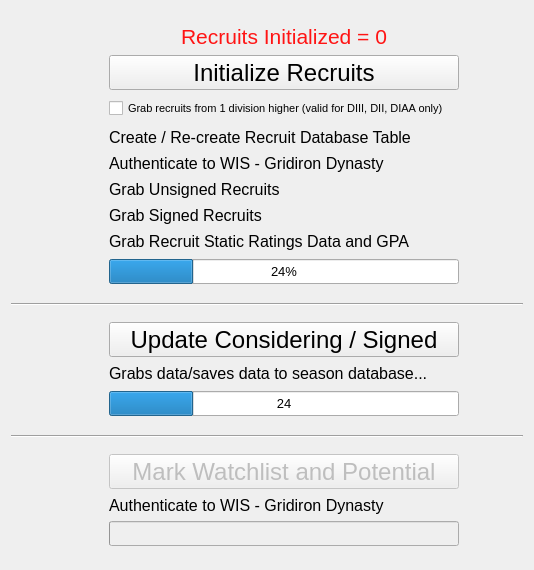
<?xml version="1.0" encoding="UTF-8"?>
<ui version="4.0">
 <class>WidgetGrabSeasonData</class>
 <widget class="QWidget" name="WidgetGrabSeasonData">
  <property name="windowModality">
   <enum>Qt::ApplicationModal</enum>
  </property>
  <property name="geometry">
   <rect>
    <x>0</x>
    <y>0</y>
    <width>534</width>
    <height>570</height>
   </rect>
  </property>
  <property name="sizePolicy">
   <sizepolicy hsizetype="Fixed" vsizetype="Fixed">
    <horstretch>0</horstretch>
    <verstretch>0</verstretch>
   </sizepolicy>
  </property>
  <property name="minimumSize">
   <size>
    <width>534</width>
    <height>570</height>
   </size>
  </property>
  <property name="maximumSize">
   <size>
    <width>534</width>
    <height>570</height>
   </size>
  </property>
  <property name="font">
   <font>
    <family>Arial</family>
    <pointsize>10</pointsize>
   </font>
  </property>
  <property name="windowTitle">
   <string>Grab Recruit Data</string>
  </property>
  <layout class="QGridLayout" name="gridLayout_2">
   <item row="0" column="0">
    <layout class="QGridLayout" name="gridLayout">
     <item row="9" column="0">
      <spacer name="verticalSpacer_10">
       <property name="orientation">
        <enum>Qt::Vertical</enum>
       </property>
       <property name="sizeType">
        <enum>QSizePolicy::Fixed</enum>
       </property>
       <property name="sizeHint" stdset="0">
        <size>
         <width>20</width>
         <height>20</height>
        </size>
       </property>
      </spacer>
     </item>
     <item row="7" column="3">
      <widget class="QLabel" name="labelGrabUnsigned">
       <property name="sizePolicy">
        <sizepolicy hsizetype="Fixed" vsizetype="Fixed">
         <horstretch>0</horstretch>
         <verstretch>0</verstretch>
        </sizepolicy>
       </property>
       <property name="minimumSize">
        <size>
         <width>350</width>
         <height>20</height>
        </size>
       </property>
       <property name="maximumSize">
        <size>
         <width>350</width>
         <height>20</height>
        </size>
       </property>
       <property name="font">
        <font>
         <family>Arial</family>
         <pointsize>12</pointsize>
        </font>
       </property>
       <property name="text">
        <string>Grab Unsigned Recruits</string>
       </property>
      </widget>
     </item>
     <item row="21" column="0">
      <spacer name="verticalSpacer_16">
       <property name="orientation">
        <enum>Qt::Vertical</enum>
       </property>
       <property name="sizeType">
        <enum>QSizePolicy::Fixed</enum>
       </property>
       <property name="sizeHint" stdset="0">
        <size>
         <width>20</width>
         <height>20</height>
        </size>
       </property>
      </spacer>
     </item>
     <item row="8" column="3">
      <widget class="QLabel" name="labelGrabSigned">
       <property name="sizePolicy">
        <sizepolicy hsizetype="Fixed" vsizetype="Fixed">
         <horstretch>0</horstretch>
         <verstretch>0</verstretch>
        </sizepolicy>
       </property>
       <property name="minimumSize">
        <size>
         <width>350</width>
         <height>20</height>
        </size>
       </property>
       <property name="maximumSize">
        <size>
         <width>350</width>
         <height>20</height>
        </size>
       </property>
       <property name="font">
        <font>
         <family>Arial</family>
         <pointsize>12</pointsize>
        </font>
       </property>
       <property name="text">
        <string>Grab Signed Recruits</string>
       </property>
      </widget>
     </item>
     <item row="17" column="3">
      <spacer name="verticalSpacer_2">
       <property name="orientation">
        <enum>Qt::Vertical</enum>
       </property>
       <property name="sizeType">
        <enum>QSizePolicy::Fixed</enum>
       </property>
       <property name="sizeHint" stdset="0">
        <size>
         <width>20</width>
         <height>10</height>
        </size>
       </property>
      </spacer>
     </item>
     <item row="10" column="0">
      <spacer name="verticalSpacer_11">
       <property name="orientation">
        <enum>Qt::Vertical</enum>
       </property>
       <property name="sizeType">
        <enum>QSizePolicy::Fixed</enum>
       </property>
       <property name="sizeHint" stdset="0">
        <size>
         <width>20</width>
         <height>30</height>
        </size>
       </property>
      </spacer>
     </item>
     <item row="15" column="0">
      <spacer name="verticalSpacer_13">
       <property name="orientation">
        <enum>Qt::Vertical</enum>
       </property>
       <property name="sizeType">
        <enum>QSizePolicy::Fixed</enum>
       </property>
       <property name="sizeHint" stdset="0">
        <size>
         <width>20</width>
         <height>20</height>
        </size>
       </property>
      </spacer>
     </item>
     <item row="20" column="0">
      <spacer name="verticalSpacer_15">
       <property name="orientation">
        <enum>Qt::Vertical</enum>
       </property>
       <property name="sizeType">
        <enum>QSizePolicy::Fixed</enum>
       </property>
       <property name="sizeHint" stdset="0">
        <size>
         <width>20</width>
         <height>35</height>
        </size>
       </property>
      </spacer>
     </item>
     <item row="7" column="0">
      <spacer name="verticalSpacer_8">
       <property name="orientation">
        <enum>Qt::Vertical</enum>
       </property>
       <property name="sizeType">
        <enum>QSizePolicy::Fixed</enum>
       </property>
       <property name="sizeHint" stdset="0">
        <size>
         <width>20</width>
         <height>20</height>
        </size>
       </property>
      </spacer>
     </item>
     <item row="5" column="3">
      <widget class="QLabel" name="labelAuthWIS">
       <property name="sizePolicy">
        <sizepolicy hsizetype="Fixed" vsizetype="Fixed">
         <horstretch>0</horstretch>
         <verstretch>0</verstretch>
        </sizepolicy>
       </property>
       <property name="minimumSize">
        <size>
         <width>350</width>
         <height>20</height>
        </size>
       </property>
       <property name="maximumSize">
        <size>
         <width>350</width>
         <height>20</height>
        </size>
       </property>
       <property name="font">
        <font>
         <family>Arial</family>
         <pointsize>12</pointsize>
        </font>
       </property>
       <property name="text">
        <string>Authenticate to WIS - Gridiron Dynasty</string>
       </property>
      </widget>
     </item>
     <item row="7" column="2">
      <widget class="QLabel" name="labelCheckMarkGrabUnsigned">
       <property name="sizePolicy">
        <sizepolicy hsizetype="Fixed" vsizetype="Fixed">
         <horstretch>0</horstretch>
         <verstretch>0</verstretch>
        </sizepolicy>
       </property>
       <property name="minimumSize">
        <size>
         <width>20</width>
         <height>20</height>
        </size>
       </property>
       <property name="maximumSize">
        <size>
         <width>20</width>
         <height>20</height>
        </size>
       </property>
       <property name="text">
        <string/>
       </property>
       <property name="pixmap">
        <pixmap>../images/checkmark_1.png</pixmap>
       </property>
       <property name="scaledContents">
        <bool>true</bool>
       </property>
      </widget>
     </item>
     <item row="0" column="0">
      <spacer name="horizontalSpacer">
       <property name="orientation">
        <enum>Qt::Horizontal</enum>
       </property>
       <property name="sizeType">
        <enum>QSizePolicy::Fixed</enum>
       </property>
       <property name="sizeHint" stdset="0">
        <size>
         <width>40</width>
         <height>20</height>
        </size>
       </property>
      </spacer>
     </item>
     <item row="16" column="0">
      <spacer name="verticalSpacer_14">
       <property name="orientation">
        <enum>Qt::Vertical</enum>
       </property>
       <property name="sizeType">
        <enum>QSizePolicy::Fixed</enum>
       </property>
       <property name="sizeHint" stdset="0">
        <size>
         <width>20</width>
         <height>30</height>
        </size>
       </property>
      </spacer>
     </item>
     <item row="15" column="3">
      <widget class="QLabel" name="labelUpdateStatusText">
       <property name="sizePolicy">
        <sizepolicy hsizetype="Fixed" vsizetype="Fixed">
         <horstretch>0</horstretch>
         <verstretch>0</verstretch>
        </sizepolicy>
       </property>
       <property name="minimumSize">
        <size>
         <width>350</width>
         <height>20</height>
        </size>
       </property>
       <property name="maximumSize">
        <size>
         <width>350</width>
         <height>20</height>
        </size>
       </property>
       <property name="font">
        <font>
         <family>Arial</family>
         <pointsize>12</pointsize>
        </font>
       </property>
       <property name="text">
        <string>Grabs data/saves data to season database...</string>
       </property>
      </widget>
     </item>
     <item row="5" column="0">
      <spacer name="verticalSpacer_7">
       <property name="orientation">
        <enum>Qt::Vertical</enum>
       </property>
       <property name="sizeType">
        <enum>QSizePolicy::Fixed</enum>
       </property>
       <property name="sizeHint" stdset="0">
        <size>
         <width>20</width>
         <height>20</height>
        </size>
       </property>
      </spacer>
     </item>
     <item row="0" column="4">
      <spacer name="horizontalSpacer_2">
       <property name="orientation">
        <enum>Qt::Horizontal</enum>
       </property>
       <property name="sizeType">
        <enum>QSizePolicy::Fixed</enum>
       </property>
       <property name="sizeHint" stdset="0">
        <size>
         <width>60</width>
         <height>20</height>
        </size>
       </property>
      </spacer>
     </item>
     <item row="14" column="0">
      <spacer name="verticalSpacer_12">
       <property name="orientation">
        <enum>Qt::Vertical</enum>
       </property>
       <property name="sizeType">
        <enum>QSizePolicy::Fixed</enum>
       </property>
       <property name="sizeHint" stdset="0">
        <size>
         <width>20</width>
         <height>35</height>
        </size>
       </property>
      </spacer>
     </item>
     <item row="5" column="1">
      <widget class="QLabel" name="labelCheckMarkAuthWIS_Error">
       <property name="sizePolicy">
        <sizepolicy hsizetype="Fixed" vsizetype="Fixed">
         <horstretch>0</horstretch>
         <verstretch>0</verstretch>
        </sizepolicy>
       </property>
       <property name="minimumSize">
        <size>
         <width>20</width>
         <height>20</height>
        </size>
       </property>
       <property name="maximumSize">
        <size>
         <width>20</width>
         <height>20</height>
        </size>
       </property>
       <property name="text">
        <string/>
       </property>
       <property name="pixmap">
        <pixmap>../images/x_icon.png</pixmap>
       </property>
       <property name="scaledContents">
        <bool>true</bool>
       </property>
      </widget>
     </item>
     <item row="1" column="0">
      <spacer name="verticalSpacer_5">
       <property name="orientation">
        <enum>Qt::Vertical</enum>
       </property>
       <property name="sizeType">
        <enum>QSizePolicy::Fixed</enum>
       </property>
       <property name="sizeHint" stdset="0">
        <size>
         <width>20</width>
         <height>35</height>
        </size>
       </property>
      </spacer>
     </item>
     <item row="22" column="3">
      <widget class="QProgressBar" name="progressBarMarkWatchlist">
       <property name="enabled">
        <bool>false</bool>
       </property>
       <property name="sizePolicy">
        <sizepolicy hsizetype="Fixed" vsizetype="Fixed">
         <horstretch>0</horstretch>
         <verstretch>0</verstretch>
        </sizepolicy>
       </property>
       <property name="minimumSize">
        <size>
         <width>350</width>
         <height>25</height>
        </size>
       </property>
       <property name="maximumSize">
        <size>
         <width>350</width>
         <height>25</height>
        </size>
       </property>
       <property name="font">
        <font>
         <family>Arial</family>
         <pointsize>10</pointsize>
        </font>
       </property>
       <property name="minimum">
        <number>0</number>
       </property>
       <property name="maximum">
        <number>100</number>
       </property>
       <property name="value">
        <number>-1</number>
       </property>
       <property name="textVisible">
        <bool>true</bool>
       </property>
      </widget>
     </item>
     <item row="14" column="3">
      <widget class="QPushButton" name="pushButtonUpdateConsideringSigned">
       <property name="sizePolicy">
        <sizepolicy hsizetype="Fixed" vsizetype="Fixed">
         <horstretch>0</horstretch>
         <verstretch>0</verstretch>
        </sizepolicy>
       </property>
       <property name="minimumSize">
        <size>
         <width>350</width>
         <height>35</height>
        </size>
       </property>
       <property name="maximumSize">
        <size>
         <width>350</width>
         <height>35</height>
        </size>
       </property>
       <property name="font">
        <font>
         <family>Arial</family>
         <pointsize>18</pointsize>
        </font>
       </property>
       <property name="text">
        <string>Update Considering / Signed</string>
       </property>
      </widget>
     </item>
     <item row="8" column="2">
      <widget class="QLabel" name="labelCheckMarkGrabSigned">
       <property name="sizePolicy">
        <sizepolicy hsizetype="Fixed" vsizetype="Fixed">
         <horstretch>0</horstretch>
         <verstretch>0</verstretch>
        </sizepolicy>
       </property>
       <property name="minimumSize">
        <size>
         <width>20</width>
         <height>20</height>
        </size>
       </property>
       <property name="maximumSize">
        <size>
         <width>20</width>
         <height>20</height>
        </size>
       </property>
       <property name="text">
        <string/>
       </property>
       <property name="pixmap">
        <pixmap>../images/checkmark_1.png</pixmap>
       </property>
       <property name="scaledContents">
        <bool>true</bool>
       </property>
      </widget>
     </item>
     <item row="21" column="3">
      <widget class="QLabel" name="labelAuthWIS_MarkRecruits">
       <property name="sizePolicy">
        <sizepolicy hsizetype="Fixed" vsizetype="Fixed">
         <horstretch>0</horstretch>
         <verstretch>0</verstretch>
        </sizepolicy>
       </property>
       <property name="minimumSize">
        <size>
         <width>350</width>
         <height>20</height>
        </size>
       </property>
       <property name="maximumSize">
        <size>
         <width>350</width>
         <height>20</height>
        </size>
       </property>
       <property name="font">
        <font>
         <family>Arial</family>
         <pointsize>12</pointsize>
        </font>
       </property>
       <property name="text">
        <string>Authenticate to WIS - Gridiron Dynasty</string>
       </property>
      </widget>
     </item>
     <item row="20" column="3">
      <widget class="QPushButton" name="pushButtonMarkRecruitsFromWatchlist">
       <property name="enabled">
        <bool>false</bool>
       </property>
       <property name="sizePolicy">
        <sizepolicy hsizetype="Fixed" vsizetype="Fixed">
         <horstretch>0</horstretch>
         <verstretch>0</verstretch>
        </sizepolicy>
       </property>
       <property name="minimumSize">
        <size>
         <width>350</width>
         <height>35</height>
        </size>
       </property>
       <property name="maximumSize">
        <size>
         <width>350</width>
         <height>35</height>
        </size>
       </property>
       <property name="font">
        <font>
         <family>Arial</family>
         <pointsize>18</pointsize>
        </font>
       </property>
       <property name="text">
        <string>Mark Watchlist and Potential</string>
       </property>
      </widget>
     </item>
     <item row="21" column="1">
      <widget class="QLabel" name="labelCheckMarkAuthWIS_Error_MarkRecruits">
       <property name="sizePolicy">
        <sizepolicy hsizetype="Fixed" vsizetype="Fixed">
         <horstretch>0</horstretch>
         <verstretch>0</verstretch>
        </sizepolicy>
       </property>
       <property name="minimumSize">
        <size>
         <width>20</width>
         <height>20</height>
        </size>
       </property>
       <property name="maximumSize">
        <size>
         <width>20</width>
         <height>20</height>
        </size>
       </property>
       <property name="text">
        <string/>
       </property>
       <property name="pixmap">
        <pixmap>../images/x_icon.png</pixmap>
       </property>
       <property name="scaledContents">
        <bool>true</bool>
       </property>
      </widget>
     </item>
     <item row="15" column="2">
      <widget class="QLabel" name="labelCheckmarkUpdateConsidering">
       <property name="sizePolicy">
        <sizepolicy hsizetype="Fixed" vsizetype="Fixed">
         <horstretch>0</horstretch>
         <verstretch>0</verstretch>
        </sizepolicy>
       </property>
       <property name="minimumSize">
        <size>
         <width>20</width>
         <height>20</height>
        </size>
       </property>
       <property name="maximumSize">
        <size>
         <width>20</width>
         <height>20</height>
        </size>
       </property>
       <property name="text">
        <string/>
       </property>
       <property name="pixmap">
        <pixmap>../images/checkmark_1.png</pixmap>
       </property>
       <property name="scaledContents">
        <bool>true</bool>
       </property>
      </widget>
     </item>
     <item row="9" column="2">
      <widget class="QLabel" name="labelCheckMarkGrabStaticData">
       <property name="sizePolicy">
        <sizepolicy hsizetype="Fixed" vsizetype="Fixed">
         <horstretch>0</horstretch>
         <verstretch>0</verstretch>
        </sizepolicy>
       </property>
       <property name="minimumSize">
        <size>
         <width>20</width>
         <height>20</height>
        </size>
       </property>
       <property name="maximumSize">
        <size>
         <width>20</width>
         <height>20</height>
        </size>
       </property>
       <property name="text">
        <string/>
       </property>
       <property name="pixmap">
        <pixmap>../images/checkmark_1.png</pixmap>
       </property>
       <property name="scaledContents">
        <bool>true</bool>
       </property>
      </widget>
     </item>
     <item row="9" column="3">
      <widget class="QLabel" name="labelGrabStaticData">
       <property name="sizePolicy">
        <sizepolicy hsizetype="Fixed" vsizetype="Fixed">
         <horstretch>0</horstretch>
         <verstretch>0</verstretch>
        </sizepolicy>
       </property>
       <property name="minimumSize">
        <size>
         <width>350</width>
         <height>20</height>
        </size>
       </property>
       <property name="maximumSize">
        <size>
         <width>350</width>
         <height>20</height>
        </size>
       </property>
       <property name="font">
        <font>
         <family>Arial</family>
         <pointsize>12</pointsize>
        </font>
       </property>
       <property name="text">
        <string>Grab Recruit Static Ratings Data and GPA</string>
       </property>
      </widget>
     </item>
     <item row="0" column="2">
      <spacer name="horizontalSpacer_4">
       <property name="orientation">
        <enum>Qt::Horizontal</enum>
       </property>
       <property name="sizeType">
        <enum>QSizePolicy::Fixed</enum>
       </property>
       <property name="sizeHint" stdset="0">
        <size>
         <width>20</width>
         <height>20</height>
        </size>
       </property>
      </spacer>
     </item>
     <item row="1" column="3">
      <widget class="QPushButton" name="pushButtonInitializeRecruits">
       <property name="sizePolicy">
        <sizepolicy hsizetype="Fixed" vsizetype="Fixed">
         <horstretch>0</horstretch>
         <verstretch>0</verstretch>
        </sizepolicy>
       </property>
       <property name="minimumSize">
        <size>
         <width>350</width>
         <height>35</height>
        </size>
       </property>
       <property name="maximumSize">
        <size>
         <width>350</width>
         <height>35</height>
        </size>
       </property>
       <property name="font">
        <font>
         <family>Arial</family>
         <pointsize>18</pointsize>
        </font>
       </property>
       <property name="text">
        <string>Initialize Recruits</string>
       </property>
      </widget>
     </item>
     <item row="3" column="2">
      <widget class="QLabel" name="labelCheckMarkCreateDB">
       <property name="sizePolicy">
        <sizepolicy hsizetype="Fixed" vsizetype="Fixed">
         <horstretch>0</horstretch>
         <verstretch>0</verstretch>
        </sizepolicy>
       </property>
       <property name="minimumSize">
        <size>
         <width>20</width>
         <height>20</height>
        </size>
       </property>
       <property name="maximumSize">
        <size>
         <width>20</width>
         <height>20</height>
        </size>
       </property>
       <property name="layoutDirection">
        <enum>Qt::LeftToRight</enum>
       </property>
       <property name="text">
        <string/>
       </property>
       <property name="pixmap">
        <pixmap>../images/checkmark_1.png</pixmap>
       </property>
       <property name="scaledContents">
        <bool>true</bool>
       </property>
       <property name="alignment">
        <set>Qt::AlignLeading|Qt::AlignLeft|Qt::AlignVCenter</set>
       </property>
       <property name="indent">
        <number>-1</number>
       </property>
      </widget>
     </item>
     <item row="22" column="0">
      <spacer name="verticalSpacer_17">
       <property name="orientation">
        <enum>Qt::Vertical</enum>
       </property>
       <property name="sizeType">
        <enum>QSizePolicy::Fixed</enum>
       </property>
       <property name="sizeHint" stdset="0">
        <size>
         <width>20</width>
         <height>25</height>
        </size>
       </property>
      </spacer>
     </item>
     <item row="16" column="3">
      <widget class="QProgressBar" name="progressBarUpdateConsidering">
       <property name="sizePolicy">
        <sizepolicy hsizetype="Fixed" vsizetype="Fixed">
         <horstretch>0</horstretch>
         <verstretch>0</verstretch>
        </sizepolicy>
       </property>
       <property name="minimumSize">
        <size>
         <width>350</width>
         <height>25</height>
        </size>
       </property>
       <property name="maximumSize">
        <size>
         <width>350</width>
         <height>25</height>
        </size>
       </property>
       <property name="font">
        <font>
         <family>Arial</family>
         <pointsize>10</pointsize>
        </font>
       </property>
       <property name="styleSheet">
        <string notr="true"/>
       </property>
       <property name="value">
        <number>24</number>
       </property>
       <property name="textVisible">
        <bool>true</bool>
       </property>
       <property name="format">
        <string>%v</string>
       </property>
      </widget>
     </item>
     <item row="8" column="0">
      <spacer name="verticalSpacer_9">
       <property name="orientation">
        <enum>Qt::Vertical</enum>
       </property>
       <property name="sizeType">
        <enum>QSizePolicy::Fixed</enum>
       </property>
       <property name="sizeHint" stdset="0">
        <size>
         <width>20</width>
         <height>20</height>
        </size>
       </property>
      </spacer>
     </item>
     <item row="0" column="3">
      <widget class="QLabel" name="labelRecruitsInitialized">
       <property name="sizePolicy">
        <sizepolicy hsizetype="Fixed" vsizetype="Fixed">
         <horstretch>0</horstretch>
         <verstretch>0</verstretch>
        </sizepolicy>
       </property>
       <property name="minimumSize">
        <size>
         <width>350</width>
         <height>25</height>
        </size>
       </property>
       <property name="maximumSize">
        <size>
         <width>350</width>
         <height>25</height>
        </size>
       </property>
       <property name="font">
        <font>
         <family>Arial</family>
         <pointsize>16</pointsize>
        </font>
       </property>
       <property name="styleSheet">
        <string notr="true">color: rgb(255, 20, 20);</string>
       </property>
       <property name="text">
        <string>Recruits Initialized = 0</string>
       </property>
       <property name="alignment">
        <set>Qt::AlignCenter</set>
       </property>
      </widget>
     </item>
     <item row="18" column="0" colspan="5">
      <widget class="Line" name="line_2">
       <property name="orientation">
        <enum>Qt::Horizontal</enum>
       </property>
      </widget>
     </item>
     <item row="5" column="2">
      <widget class="QLabel" name="labelCheckMarkAuthWIS">
       <property name="sizePolicy">
        <sizepolicy hsizetype="Fixed" vsizetype="Fixed">
         <horstretch>0</horstretch>
         <verstretch>0</verstretch>
        </sizepolicy>
       </property>
       <property name="minimumSize">
        <size>
         <width>20</width>
         <height>20</height>
        </size>
       </property>
       <property name="maximumSize">
        <size>
         <width>20</width>
         <height>20</height>
        </size>
       </property>
       <property name="text">
        <string/>
       </property>
       <property name="pixmap">
        <pixmap>../images/checkmark_1.png</pixmap>
       </property>
       <property name="scaledContents">
        <bool>true</bool>
       </property>
      </widget>
     </item>
     <item row="11" column="3">
      <spacer name="verticalSpacer">
       <property name="orientation">
        <enum>Qt::Vertical</enum>
       </property>
       <property name="sizeType">
        <enum>QSizePolicy::Fixed</enum>
       </property>
       <property name="sizeHint" stdset="0">
        <size>
         <width>20</width>
         <height>10</height>
        </size>
       </property>
      </spacer>
     </item>
     <item row="0" column="1">
      <spacer name="horizontalSpacer_3">
       <property name="orientation">
        <enum>Qt::Horizontal</enum>
       </property>
       <property name="sizeType">
        <enum>QSizePolicy::Fixed</enum>
       </property>
       <property name="sizeHint" stdset="0">
        <size>
         <width>20</width>
         <height>20</height>
        </size>
       </property>
      </spacer>
     </item>
     <item row="3" column="0">
      <spacer name="verticalSpacer_6">
       <property name="orientation">
        <enum>Qt::Vertical</enum>
       </property>
       <property name="sizeType">
        <enum>QSizePolicy::Fixed</enum>
       </property>
       <property name="sizeHint" stdset="0">
        <size>
         <width>20</width>
         <height>20</height>
        </size>
       </property>
      </spacer>
     </item>
     <item row="19" column="3">
      <spacer name="verticalSpacer_4">
       <property name="orientation">
        <enum>Qt::Vertical</enum>
       </property>
       <property name="sizeType">
        <enum>QSizePolicy::Fixed</enum>
       </property>
       <property name="sizeHint" stdset="0">
        <size>
         <width>20</width>
         <height>10</height>
        </size>
       </property>
      </spacer>
     </item>
     <item row="12" column="0" colspan="5">
      <widget class="Line" name="line">
       <property name="orientation">
        <enum>Qt::Horizontal</enum>
       </property>
      </widget>
     </item>
     <item row="3" column="3">
      <widget class="QLabel" name="labelProgressCreateRecruitDB">
       <property name="sizePolicy">
        <sizepolicy hsizetype="Fixed" vsizetype="Fixed">
         <horstretch>0</horstretch>
         <verstretch>0</verstretch>
        </sizepolicy>
       </property>
       <property name="minimumSize">
        <size>
         <width>350</width>
         <height>20</height>
        </size>
       </property>
       <property name="maximumSize">
        <size>
         <width>350</width>
         <height>20</height>
        </size>
       </property>
       <property name="font">
        <font>
         <family>Arial</family>
         <pointsize>12</pointsize>
        </font>
       </property>
       <property name="text">
        <string>Create / Re-create Recruit Database Table</string>
       </property>
      </widget>
     </item>
     <item row="10" column="3">
      <widget class="QProgressBar" name="progressBarInitializeRecruits">
       <property name="sizePolicy">
        <sizepolicy hsizetype="Fixed" vsizetype="Fixed">
         <horstretch>0</horstretch>
         <verstretch>0</verstretch>
        </sizepolicy>
       </property>
       <property name="minimumSize">
        <size>
         <width>350</width>
         <height>25</height>
        </size>
       </property>
       <property name="maximumSize">
        <size>
         <width>350</width>
         <height>25</height>
        </size>
       </property>
       <property name="font">
        <font>
         <family>Arial</family>
         <pointsize>10</pointsize>
        </font>
       </property>
       <property name="styleSheet">
        <string notr="true"/>
       </property>
       <property name="value">
        <number>24</number>
       </property>
       <property name="textVisible">
        <bool>true</bool>
       </property>
      </widget>
     </item>
     <item row="13" column="3">
      <spacer name="verticalSpacer_3">
       <property name="orientation">
        <enum>Qt::Vertical</enum>
       </property>
       <property name="sizeType">
        <enum>QSizePolicy::Fixed</enum>
       </property>
       <property name="sizeHint" stdset="0">
        <size>
         <width>20</width>
         <height>10</height>
        </size>
       </property>
      </spacer>
     </item>
     <item row="21" column="2">
      <widget class="QLabel" name="labelCheckMarkAuthWIS_MarkRecruits">
       <property name="sizePolicy">
        <sizepolicy hsizetype="Fixed" vsizetype="Fixed">
         <horstretch>0</horstretch>
         <verstretch>0</verstretch>
        </sizepolicy>
       </property>
       <property name="minimumSize">
        <size>
         <width>20</width>
         <height>20</height>
        </size>
       </property>
       <property name="maximumSize">
        <size>
         <width>20</width>
         <height>20</height>
        </size>
       </property>
       <property name="text">
        <string/>
       </property>
       <property name="pixmap">
        <pixmap>../images/checkmark_1.png</pixmap>
       </property>
       <property name="scaledContents">
        <bool>true</bool>
       </property>
      </widget>
     </item>
     <item row="2" column="3">
      <widget class="QCheckBox" name="checkBoxGrabHigherRecruits">
       <property name="sizePolicy">
        <sizepolicy hsizetype="Fixed" vsizetype="Fixed">
         <horstretch>0</horstretch>
         <verstretch>0</verstretch>
        </sizepolicy>
       </property>
       <property name="minimumSize">
        <size>
         <width>350</width>
         <height>25</height>
        </size>
       </property>
       <property name="maximumSize">
        <size>
         <width>350</width>
         <height>25</height>
        </size>
       </property>
       <property name="font">
        <font>
         <family>Arial</family>
         <pointsize>8</pointsize>
        </font>
       </property>
       <property name="text">
        <string>Grab recruits from 1 division higher (valid for DIII, DII, DIAA only)</string>
       </property>
       <property name="iconSize">
        <size>
         <width>20</width>
         <height>20</height>
        </size>
       </property>
      </widget>
     </item>
     <item row="2" column="0">
      <spacer name="verticalSpacer_18">
       <property name="orientation">
        <enum>Qt::Vertical</enum>
       </property>
       <property name="sizeType">
        <enum>QSizePolicy::Fixed</enum>
       </property>
       <property name="sizeHint" stdset="0">
        <size>
         <width>20</width>
         <height>25</height>
        </size>
       </property>
      </spacer>
     </item>
    </layout>
   </item>
  </layout>
 </widget>
 <resources/>
 <connections/>
</ui>
